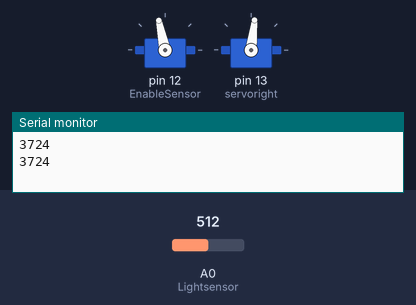
A sketch run on a simulated Arduino Uno, built with avr-gcc and run on an emulated ATmega328P. Shown: 2 × servo, the last lines printed to the serial monitor. Inputs (shaded band) come from the test bench; at power-on: A0 (Lightsensor) = 512. Random numbers use the default seed unless the sketch sets one.

Above: at 4.6 s.
4.7 s: A0 (Lightsensor) set to 716
14.3 s: A0 (Lightsensor) set to 881
At 16.1 s:
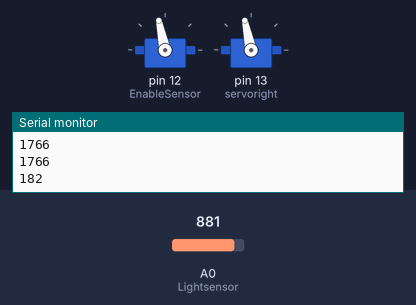
19.5 s: A0 (Lightsensor) set to 909
24.7 s: A0 (Lightsensor) set to 0
At 34.1 s:
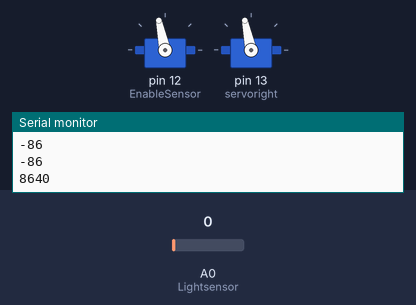
34.3 s: A0 (Lightsensor) set to 900
Timing chart, 0 to 37.3 s (numbered marks = the images above; inputs shaded):
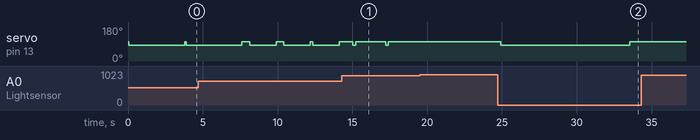

Measured:
- after the input at 24.7 s, servo on pin 13 (servoright): 102° → 83° after 0.21 s, → 102° 8.6 s later

The sketch:

Robot_Phototaxis_Duration.ino
```cpp
#include <Servo.h>

Servo servoleft;
Servo servoright;

int Runduration = 4800; //max duration of run in milliseconds
int Runvelocity = 100;  //PWM shift from 'zero' for max velocity

int Tumbletime = 2400;  //duration for one complete rotation at max velocity

int Runcounter  = 0;
int Runs = 100;

int EnableSensor = 12;
int Lightsensor = 0;
int Value = 0;
int Range = 900;
int Offset = 400;

float Scale_duration = Runduration/float(Range-Offset);

void setup() {
  pinMode(EnableSensor,OUTPUT);
  Serial.begin(9600);
}

void loop() {
  while (Runcounter<=Runs)
  {
    Tumble();
    Run();
  }
}

void Run() {
  Runcounter++;
  digitalWrite(EnableSensor,HIGH);
  delay(50);
  Value = analogRead(Lightsensor);
  digitalWrite(EnableSensor,LOW);
  int RD = int(Runduration-((Value-Offset)*Scale_duration));
  Serial.println(RD);
  if (RD<0)
  {RD=0;}
  servoleft.attach(12);
  servoright.attach(13);
  servoleft.writeMicroseconds(1500+Runvelocity);
  servoright.writeMicroseconds(1500-Runvelocity);
  delay(RD);
  servoleft.detach();
  servoright.detach();
}


void Tumble() {
  servoleft.attach(12);
  servoright.attach(13);
  servoleft.writeMicroseconds(1600);
  servoright.writeMicroseconds(1600);
  delay(int(random(0,Tumbletime)));
  servoleft.detach();
  servoright.detach();
}
```
